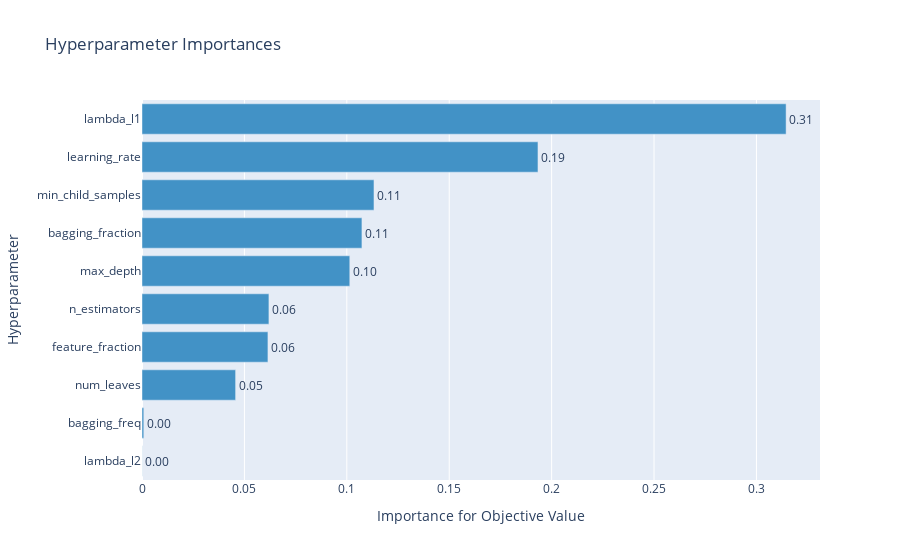

Notebook code cell kept with this figure:
### Code cell
optuna.visualization.plot_param_importances(study_lgbm)

### Figure 1 — Plotly figure (JSON) as saved in the notebook; plotly's stock layout.template omitted (floating-point values rounded to 4 significant figures)
{"data": [{"cliponaxis": false, "hovertemplate": ["lambda_l2 (LogUniformDistribution): 5.730794546769756e-05<extra></extra>", "bagging_freq (IntUniformDistribution): 0.0008752151059268957<extra></extra>", "num_leaves (IntUniformDistribution): 0.04570377151996131<extra></extra>", "feature_fraction (UniformDistribution): 0.06148369623788617<extra></extra>", "n_estimators (IntUniformDistribution): 0.06196879258877973<extra></extra>", "max_depth (IntUniformDistribution): 0.1014537854644351<extra></extra>", "bagging_fraction (UniformDistribution): 0.10738009836808789<extra></extra>", "min_child_samples (IntUniformDistribution): 0.11326345376143504<extra></extra>", "learning_rate (LogUniformDistribution): 0.19333135358997505<extra></extra>", "lambda_l1 (LogUniformDistribution): 0.31448252541804517<extra></extra>"], "marker": {"color": "rgb(66,146,198)"}, "orientation": "h", "text": ["5.730794546769756e-05", "0.0008752151059268957", "0.04570377151996131", "0.06148369623788617", "0.06196879258877973", "0.1014537854644351", "0.10738009836808789", "0.11326345376143504", "0.19333135358997505", "0.31448252541804517"], "textposition": "outside", "texttemplate": "%{text:.2f}", "type": "bar", "x": [5.731e-05, 0.0008752, 0.0457, 0.06148, 0.06197, 0.1015, 0.1074, 0.1133, 0.1933, 0.3145], "y": ["lambda_l2", "bagging_freq", "num_leaves", "feature_fraction", "n_estimators", "max_depth", "bagging_fraction", "min_child_samples", "learning_rate", "lambda_l1"]}], "layout": {"showlegend": false, "title": {"text": "Hyperparameter Importances"}, "xaxis": {"title": {"text": "Importance for Objective Value"}}, "yaxis": {"title": {"text": "Hyperparameter"}}}}
